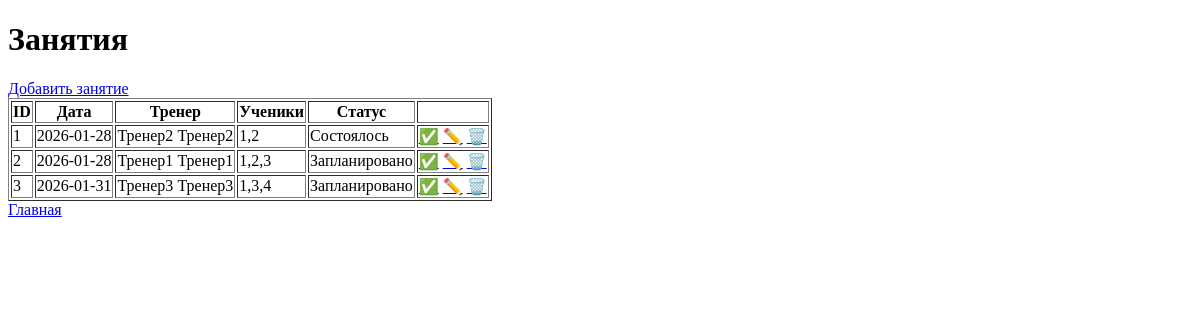
The app's page /lessons, older data.
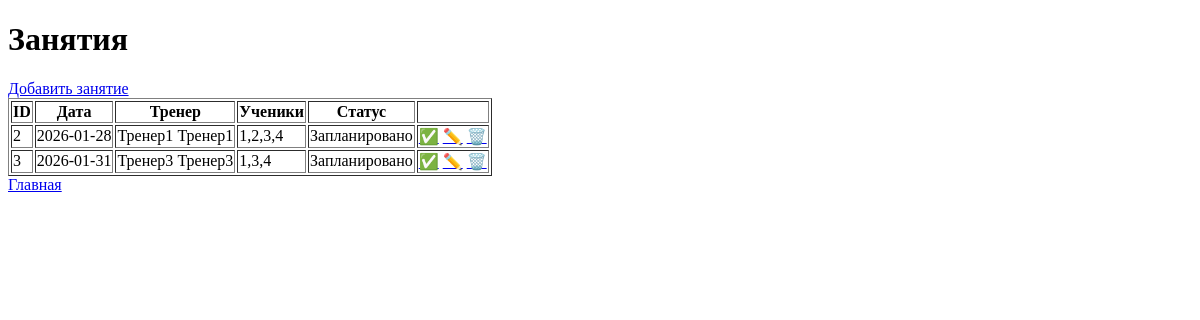
The same page, newer data.
### tables this page shows
CREATE TABLE lessons(
        id INTEGER PRIMARY KEY AUTOINCREMENT,
        date TEXT,
        coach_id INTEGER,
        student_ids TEXT,
        status TEXT
    );

CREATE TABLE coaches
                   (
                       id INTEGER PRIMARY KEY AUTOINCREMENT,
                       first_name TEXT NOT NULL,
                       last_name TEXT NOT NULL,
                       middle_name TEXT,
                       contacts TEXT,
                       birthday TEXT,
                       lessons_count INTEGER,
                       lessons_paid INTEGER,
                       student_payment INTEGER,
                       additional_info TEXT,
                       creation_date TEXT
                   );

### app.py (the view)
@app.route("/lessons")
def lessons():
    lessons = db.get_all_lessons()
    students = db.get_all_students()
    coaches = db.get_all_coaches()
    return render_template(
        "lessons.html",
        lessons=lessons,
        students=students,
        coaches=coaches
    )

### database.py (called while the page is built)
def get_connection():
    conn = sqlite3.connect(DB_NAME)
    conn.row_factory = sqlite3.Row
    return conn

def get_all_students():
    conn = get_connection()
    students = conn.execute("SELECT * FROM students").fetchall()
    conn.close()
    return students

def get_all_coaches():
    conn = get_connection()
    coaches = conn.execute("SELECT * FROM coaches").fetchall()
    conn.close()
    return coaches

def get_all_lessons():
    conn = get_connection()
    lessons = conn.execute("SELECT * FROM lessons").fetchall()
    conn.close()
    return lessons

### templates/lessons.html (shortened to what this page needs)
<!DOCTYPE html>
<html lang="ru">
<head>
</head>
<body>
<h1>Занятия</h1>
<a href="{{ url_for('add_lesson') }}">Добавить занятие</a>
<table border="1">
<tr>
  <th>ID</th>
  <th>Дата</th>
  <th>Тренер</th>
  <th>Ученики</th>
  <th>Статус</th>
  <th></th>
</tr>
{% for l in lessons %}
<tr>
  <td>{{ l.id }}</td>
  <td>{{ l.date }}</td>
  <td>
    {% for c in coaches %}
      {% if c.id == l.coach_id %}
        {{ c.first_name }} {{ c.last_name }}
      {% endif %}
    {% endfor %}
  </td>
  <td>{{ l.student_ids }}</td>
  <td>{{ l.status }}</td>
  <td>
    <a href="{{ url_for('lesson_done', lesson_id=l.id) }}" title="Состоялось">✅</a>
    <a href="{{ url_for('edit_lesson', lesson_id=l.id) }}" title="Редактировать">✏️</a>
    <a href="{{ url_for('delete_lesson', lesson_id=l.id) }}" title="Удалить">🗑️</a>
  </td>
</tr>
{% endfor %}
</table>
<a href="{{ url_for('index') }}">Главная</a>
</body>
</html>

Row changes from the older to the newer data that the page shows:
removed lessons: id "1", date "2026-01-28", student_ids "1,2", status "Состоялось"
no longer on this page (row unchanged): coaches: first_name "Тренер2", last_name "Тренер2", shown under "1"
changed lessons id 2: student_ids "1,2,3" → "1,2,3,4"
